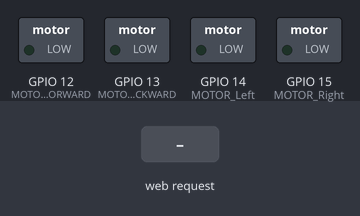
A sketch run on a simulated ESP32. Shown: switched loads named in the sketch (green lamp = pin HIGH). The test bench sets the inputs (shaded band). WiFi joins after 1.5 s; servers stay silent unless stated; the camera gives no picture; what the sketch prints to the serial monitor is not drawn.

Above: at 3.0 s.
3.1 s: HTTP request GET /command?action=turn_left received
At 4.3 s:
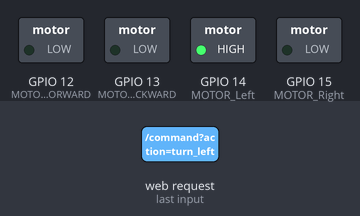
4.6 s: HTTP request GET /command?action=turn_right received
At 5.5 s:
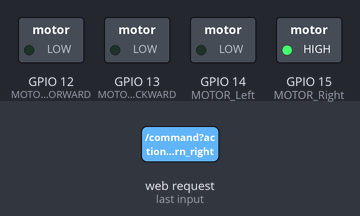
Timing chart, 0 to 7.6 s (numbered marks = the images above; inputs shaded):
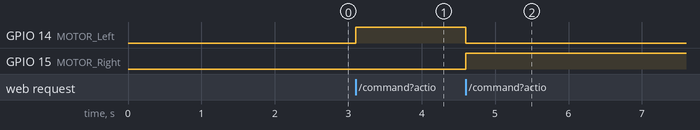

The sketch:

carESP32.ino
```cpp
#include "esp_camera.h"
#include <WiFi.h>
#include <WebServer.h>

// WiFi Credentials
const char* ssid = "TheCrib";
const char* password = "DeezNuts";

// Web server running on port 80
WebServer server(80);

// Camera Pin Configuration (For AI-Thinker Module)
#define PWDN_GPIO_NUM    -1
#define RESET_GPIO_NUM   -1
#define XCLK_GPIO_NUM     21
#define SIOD_GPIO_NUM     26
#define SIOC_GPIO_NUM     27
#define Y9_GPIO_NUM       35
#define Y8_GPIO_NUM       34
#define Y7_GPIO_NUM       39
#define Y6_GPIO_NUM       36
#define Y5_GPIO_NUM       19
#define Y4_GPIO_NUM       18
#define Y3_GPIO_NUM        5
#define Y2_GPIO_NUM        4
#define VSYNC_GPIO_NUM    25
#define HREF_GPIO_NUM     23
#define PCLK_GPIO_NUM     22

// Motor control pins
#define MOTOR_FORWARD  12  // Connect to motor driver IN1
#define MOTOR_BACKWARD 13  // Connect to motor driver IN2
#define MOTOR_Left  14  // Connect to motor driver IN1
#define MOTOR_Right 15  // Connect to motor driver IN2


void setup() {
    Serial.begin(115200);
    Serial.println("Initializing camera...");

    // Camera Configuration
    camera_config_t config;
    config.ledc_channel = LEDC_CHANNEL_0;
    config.ledc_timer = LEDC_TIMER_0;
    config.pin_d0 = Y2_GPIO_NUM;
    config.pin_d1 = Y3_GPIO_NUM;
    config.pin_d2 = Y4_GPIO_NUM;
    config.pin_d3 = Y5_GPIO_NUM;
    config.pin_d4 = Y6_GPIO_NUM;
    config.pin_d5 = Y7_GPIO_NUM;
    config.pin_d6 = Y8_GPIO_NUM;
    config.pin_d7 = Y9_GPIO_NUM;
    config.pin_xclk = XCLK_GPIO_NUM;
    config.pin_pclk = PCLK_GPIO_NUM;
    config.pin_vsync = VSYNC_GPIO_NUM;
    config.pin_href = HREF_GPIO_NUM;
    config.pin_sscb_sda = SIOD_GPIO_NUM;
    config.pin_sscb_scl = SIOC_GPIO_NUM;
    config.pin_pwdn = PWDN_GPIO_NUM;
    config.pin_reset = RESET_GPIO_NUM;
    config.xclk_freq_hz = 20000000;
    config.pixel_format = PIXFORMAT_JPEG;

    // Optimized for speed
    config.frame_size = FRAMESIZE_QVGA;
    config.jpeg_quality = 10;
    config.fb_count = 2;

    // Initialize Camera
    if (esp_camera_init(&config) != ESP_OK) {
        Serial.println("Camera init failed!");
        return;
    }
    Serial.println("Camera initialized successfully!");

    // Setup motor pins
    pinMode(MOTOR_FORWARD, OUTPUT);
    pinMode(MOTOR_BACKWARD, OUTPUT);
    pinMode(MOTOR_Left, OUTPUT);
    pinMode(MOTOR_Right, OUTPUT);
    digitalWrite(MOTOR_FORWARD, LOW);
    digitalWrite(MOTOR_BACKWARD, LOW);
    digitalWrite(MOTOR_Left, LOW);
    digitalWrite(MOTOR_Right, LOW);

    // Connect to WiFi
    Serial.print("Connecting to WiFi...");
    WiFi.begin(ssid, password);
    while (WiFi.status() != WL_CONNECTED) {
        delay(500);
        Serial.print(".");
    }
    Serial.println("\nWiFi connected!");
    Serial.print("ESP32 IP Address: ");
    Serial.println(WiFi.localIP());

    // Define HTTP routes
    server.on("/capture", HTTP_GET, []() {
        camera_fb_t *fb = esp_camera_fb_get();
        if (!fb) {
            server.send(500, "text/plain", "Camera capture failed");
            return;
        }
        server.send_P(200, "image/jpeg", (const char*)fb->buf, fb->len);
        esp_camera_fb_return(fb);
    });

server.on("/command", HTTP_GET, []() {
    String action = server.arg("action");
    Serial.println("Received command: " + action);

    if (action == "move_forward") {
        Serial.println("Moving forward...");
        digitalWrite(MOTOR_FORWARD, HIGH);
        digitalWrite(MOTOR_BACKWARD, LOW);
        server.send(200, "text/plain", "Moving Forward");
    }
    else if (action == "move_backward") {
        Serial.println("Moving backward...");
        digitalWrite(MOTOR_FORWARD, LOW);
        digitalWrite(MOTOR_BACKWARD, HIGH);
        server.send(200, "text/plain", "Moving Backward");
    }
    else if (action == "turn_left") {
        Serial.println("Turning left...");
        digitalWrite(MOTOR_Left, HIGH);
        digitalWrite(MOTOR_Right, LOW);
        server.send(200, "text/plain", "Turning Left");
    }
    else if (action == "turn_right") {
        Serial.println("Turning right...");
        digitalWrite(MOTOR_Left, LOW);
        digitalWrite(MOTOR_Right, HIGH);
        server.send(200, "text/plain", "Turning Right");
    }
    else if (action == "stop") {
        Serial.println("Stopping motors...");
        digitalWrite(MOTOR_FORWARD, LOW);
        digitalWrite(MOTOR_BACKWARD, LOW);
        server.send(200, "text/plain", "Stopping");
    }
    else if (action == "stop_turn") {
        Serial.println("Stopping turn...");
        digitalWrite(MOTOR_Left, LOW);
        digitalWrite(MOTOR_Right, LOW);
        server.send(200, "text/plain", "Stopping Turn");
    }
    else if (action == "start") {
        Serial.println("Received 'start' command (currently does nothing)");
        server.send(200, "text/plain", "Start command acknowledged");
    }
    else {
        Serial.println("Invalid command received: " + action);
        server.send(400, "text/plain", "Invalid Command");
    }
});


    server.begin();
    Serial.println("HTTP server started. Access: http://<ESP32_IP>/command?action=move_forward");
}

void loop() {
    server.handleClient();  // Handle HTTP requests
}
```

Measured:
- after the input at 3.1 s, GPIO 14 (MOTOR_Left): LOW → HIGH at once
- after the input at 4.6 s, GPIO 14 (MOTOR_Left): HIGH → LOW at once; GPIO 15 (MOTOR_Right): LOW → HIGH at once
